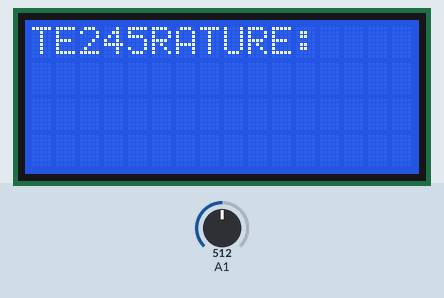
This sketch was run on a simulated Arduino Uno, built with avr-gcc and run on an emulated ATmega328P. On the bench: 16×4 character LCD. The inputs (shaded band) are chosen by the test bench; at power-on: A1 = 512.

Above: at 1.2 s.
1.3 s: A1 set to 122
At 2.1 s:
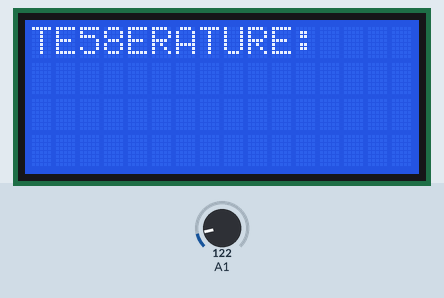
4.3 s: A1 set to 0
At 4.8 s:
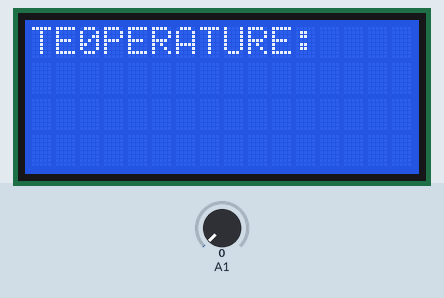
7.3 s: A1 set to 122
At 8.4 s:
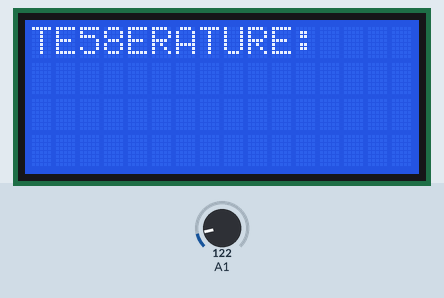
10.3 s: A1 set to 306
At 11.0 s:
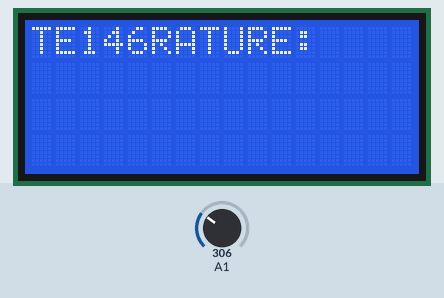
13.3 s: A1 set to 122
At 13.8 s:
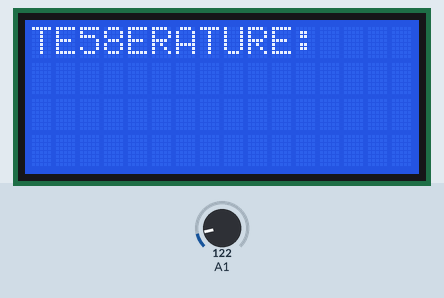
16.3 s: A1 set to 511
At 17.5 s:
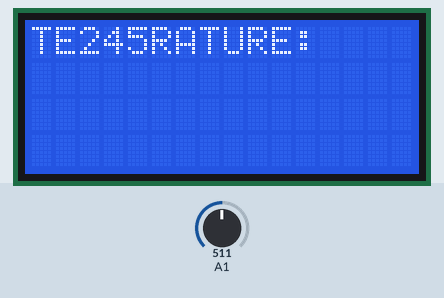
Timing chart, 0 to 19.3 s (numbered marks = the images above; inputs shaded):
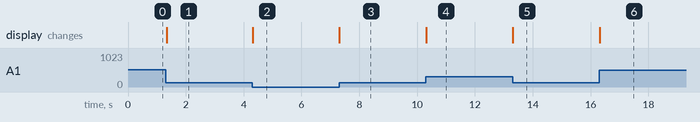

Measured:
- after the input at 1.3 s, the display: changes at once (image 1)
- after the input at 4.3 s, the display: changes at once (image 2)
- after the input at 7.3 s, the display: changes at once (image 3)
- after the input at 10.3 s, the display: changes at once (image 4)
- after the input at 13.3 s, the display: changes at once (image 5)
- after the input at 16.3 s, the display: changes at once (image 6)

The sketch:

sketch_mar03a.ino
```cpp
#include<LiquidCrystal.h>
LiquidCrystal lcd(13,12,11,10,9,8);
void setup()
{
  lcd.begin(16,4);
  pinMode(A1,INPUT);
}
void loop()
{
  int a,CELSIUS;
  a=analogRead(A1);
  CELSIUS=0.48*a;
  lcd.setCursor(0,0);
  lcd.print("TEMPERATURE:");
  lcd.setCursor(2,0);
  lcd.print(CELSIUS);
}
```
